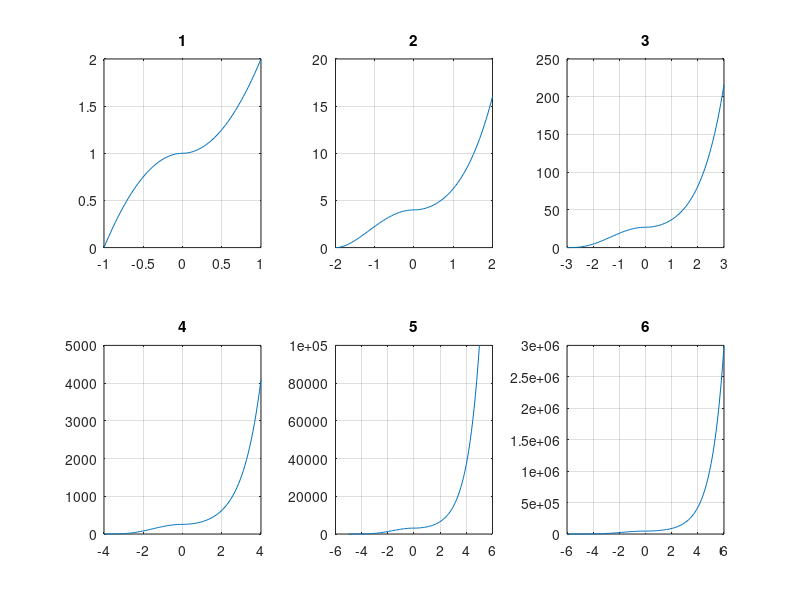

Here is the MATLAB script that generated this plot:
%% Ex 2 Scheda 3
clc
clear
close all

figure('Renderer', 'painters', 'Position', [200 200 630 420])

for m = 1:6
	testvec1 = linspace(-m, 0, 50);
	testvec2 = linspace(0, m, 50);
	fpart1 = (m - testvec1.^2 / m).^m;
	fpart2 = (testvec2.^2 / m + m).^m;
    % Grafico con scala logaritmica sull'asse delle Y
	% semilogy([testvec1 testvec2], [fpart1 fpart2])
	% Grafico in finestre separate
	subplot(2, 3, m);
	plot([testvec1 testvec2], [fpart1 fpart2])
    title(m)
	grid on
    hold on
end

% Con il ciclo while si farebbe in questo modo
% m = 1;
% while m <= 6
%   % Codice...
% 	m = m + 1
% end
